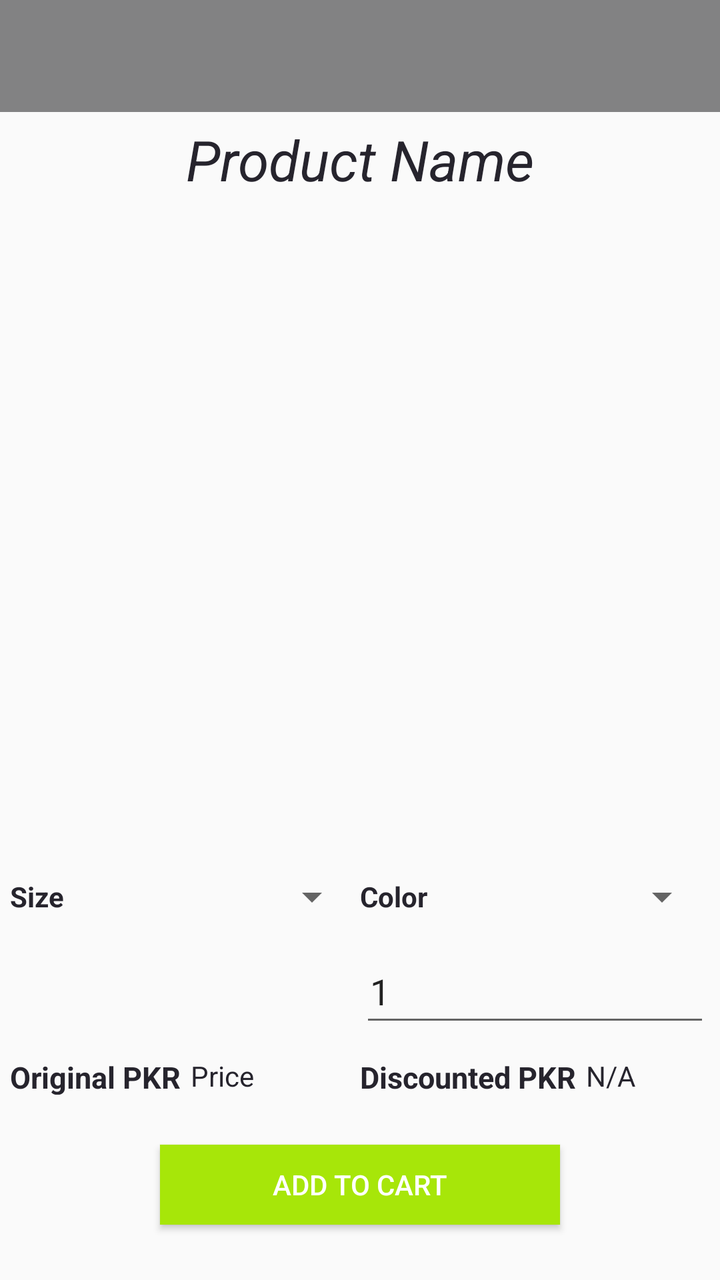
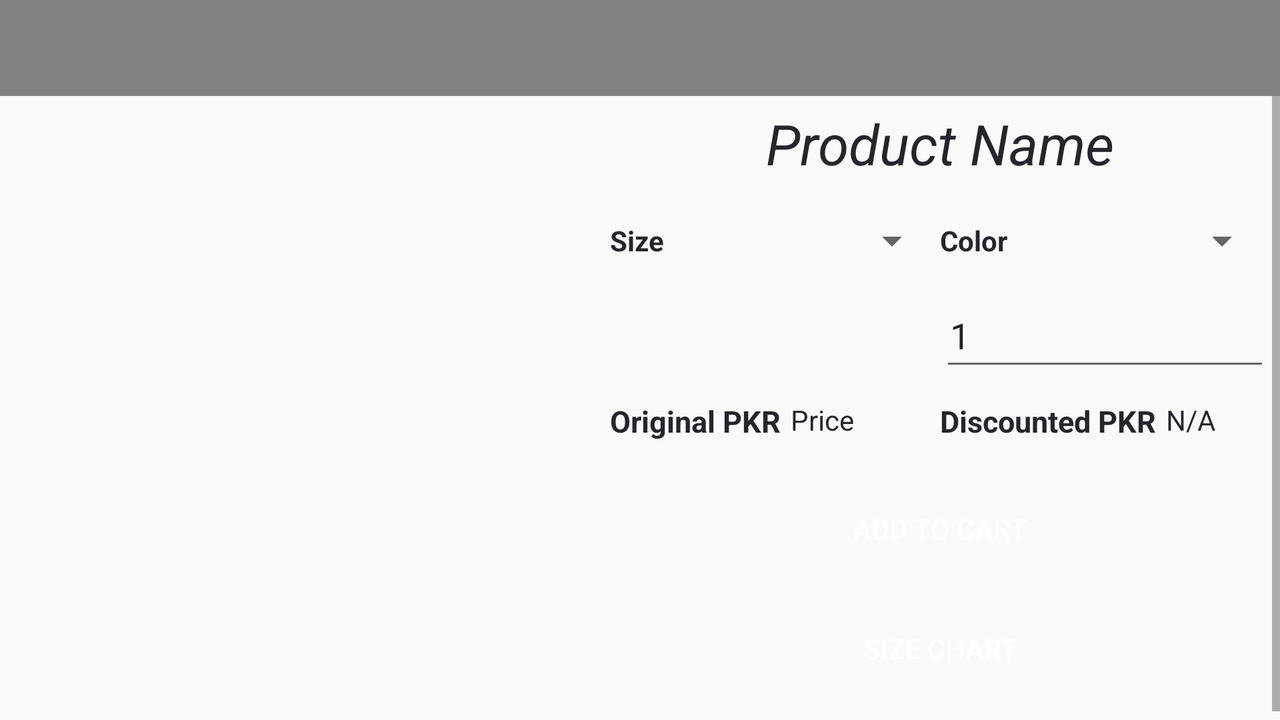

One screen, two layout resources from the same app: the default and the author's alternative for another configuration. Each is rendered where Android would select it; the XML of both is given below.
<!-- AndroidManifest.xml: application theme AppTheme -->
<!-- res/layout/activity_product__details.xml -->
<?xml version="1.0" encoding="utf-8"?>
<LinearLayout xmlns:android="http://schemas.android.com/apk/res/android"
    xmlns:app="http://schemas.android.com/apk/res-auto"
    xmlns:tools="http://schemas.android.com/tools"
    android:layout_width="match_parent"
    android:layout_height="match_parent"
    android:orientation="vertical"
    tools:context="com.filesharing.ch_hamza.jacquard.Activeties.Product_Details">
    <include layout="@layout/action_bar">    </include>
    <ScrollView
        android:layout_width="match_parent"
        android:layout_height="match_parent"
        android:orientation="vertical"
        >
        <LinearLayout
            android:layout_width="match_parent"
            android:layout_height="match_parent"
            android:orientation="vertical">
            <TextView
                android:layout_width="match_parent"
                android:layout_height="wrap_content"
                android:hint="Product Name"
                android:textStyle="italic"
                android:gravity="center"
                android:textColor="@color/jumbo"
                android:id="@+id/p_name"
                android:padding="5dp"
                android:textColorHint="@color/jumbo"
                android:textSize="28dp"/>
            <ImageView
                android:layout_width="300dp"
                android:layout_height="300dp"
                android:layout_marginBottom="20dp"
                android:layout_gravity="center"
                android:id="@+id/p_image"/>
            <LinearLayout
                android:layout_width="match_parent"
                android:layout_height="wrap_content"
                android:weightSum="2"
                android:layout_margin="5dp"
                android:id="@+id/spinners"
                android:orientation="horizontal">
                <LinearLayout
                    android:layout_width="match_parent"
                    android:layout_weight="1"
                    android:layout_height="wrap_content">
                    <TextView
                        android:layout_width="70dp"
                        android:layout_height="match_parent"
                        android:text="Size"
                        android:textStyle="bold"
                        android:textColor="@color/jumbo"
                        android:gravity="center_vertical"
                        />
                    <Spinner
                        android:layout_width="match_parent"
                        android:layout_height="40dp"
                        android:gravity="center"
                        android:id="@+id/spinner_size"
                        android:textAlignment="center"
                        >

                    </Spinner>
                </LinearLayout>

                <LinearLayout
                    android:layout_width="match_parent"
                    android:layout_weight="1"
                    android:layout_height="wrap_content">
                    <TextView
                        android:layout_width="70dp"
                        android:layout_height="match_parent"
                        android:textStyle="bold"

                        android:text="Color"
                        android:textColor="@color/jumbo"
                        android:gravity="center_vertical"
                        />

                    <Spinner
                        android:layout_width="match_parent"
                        android:layout_height="40dp"
                        android:layout_weight="1"
                        android:id="@+id/spinner_color"
                        android:layout_marginLeft="10dp"
                        android:textAlignment="center"
                        android:gravity="center">
                    </Spinner>
                </LinearLayout>


            </LinearLayout>
            <LinearLayout
                android:layout_width="match_parent"
                android:weightSum="2"

                android:layout_margin="5dp"
                android:layout_height="wrap_content"
                android:orientation="horizontal">
                <TextView
                    android:layout_width="match_parent"
                    android:layout_height="40dp"
                    android:layout_weight="1"
                    android:id="@+id/tv_qnty"
                    android:gravity="left"
                    android:textColor="@color/jumbo" />

                <EditText
                    android:layout_width="match_parent"
                    android:gravity="left"
                    android:layout_height="40dp"
                    android:layout_weight="1"
                    android:hint="1"
                    android:text="1"
                    android:padding="5dp"
                    android:inputType="number"
                    android:id="@+id/ed_qty"/>
            </LinearLayout>
            <LinearLayout
                android:layout_width="match_parent"
                android:weightSum="2"
                android:layout_height="wrap_content"
                android:orientation="horizontal">




            </LinearLayout>

            <LinearLayout
                android:layout_width="match_parent"
                android:layout_height="wrap_content"
                android:weightSum="2"
                android:layout_margin="5dp"
                android:layout_marginLeft="5dp"
                android:orientation="horizontal">
                <LinearLayout
                    android:layout_width="match_parent"
                    android:layout_weight="1"
                    android:layout_height="match_parent">
                    <TextView
                        android:layout_width="wrap_content"
                        android:layout_height="match_parent"
                        android:gravity="center"
                        android:textColor="@color/jumbo"
                        android:text="Original PKR"
                        android:textSize="15sp"
                        android:textStyle="bold"
                        android:layout_gravity="center" />
                    <TextView
                        android:layout_width="match_parent"
                        android:layout_height="wrap_content"
                        android:layout_marginLeft="5dp"
                        android:id="@+id/tv_price"
                        android:textColor="@color/jumbo"
                        android:textSize="14dp"
                        android:hint="Price"
                        android:layout_gravity="center"
                        android:textColorHint="@color/jumbo" />
                </LinearLayout>
                <LinearLayout
                    android:layout_width="match_parent"
                    android:layout_weight="1"
                    android:layout_height="match_parent">
                    <TextView
                        android:layout_width="wrap_content"
                        android:layout_height="match_parent"
                        android:gravity="center"
                        android:textColor="@color/jumbo"
                        android:text="Discounted PKR"
                        android:textSize="15sp"
                        android:textStyle="bold"
                        android:layout_gravity="center" />
                    <TextView
                        android:layout_width="match_parent"
                        android:layout_height="wrap_content"
                        android:layout_marginLeft="5dp"
                        android:id="@+id/tv_disprice"
                        android:textColor="@color/jumbo"
                        android:textSize="14dp"
                        android:hint="N/A"
                        android:layout_gravity="center"
                        android:textColorHint="@color/jumbo" />
                </LinearLayout>
            </LinearLayout>
            <Button
                android:layout_gravity="center"
                android:layout_width="200dp"
                android:layout_height="40dp"
                android:id="@+id/buy"
                android:layout_marginTop="20dp"
                android:layout_marginBottom="20dp"
                android:background="@color/green"
                android:textColor="@color/white"
                android:text="Add To Cart"/>

        </LinearLayout>
    </ScrollView>


</LinearLayout>
<!-- res/layout/action_bar.xml (included above) -->
<?xml version="1.0" encoding="utf-8"?>
<android.support.constraint.ConstraintLayout xmlns:android="http://schemas.android.com/apk/res/android"
    android:layout_width="match_parent"
    android:layout_height="wrap_content"
    xmlns:app="http://schemas.android.com/apk/res-auto">
    <android.support.v7.widget.Toolbar
        android:id="@+id/bar"
        android:layout_width="match_parent"
        android:layout_height="?attr/actionBarSize"
        app:layout_scrollFlags="scroll|enterAlways"
        android:background="@color/grey"
        app:popupTheme="@style/ThemeOverlay.AppCompat.Light">

        <ImageView
            android:layout_width="120dp"
            android:layout_height="match_parent"
            android:layout_gravity="left"/>
        <ImageView
            android:layout_width="40dp"
            android:layout_height="40dp"
            android:layout_gravity="right"
            android:layout_marginRight="20dp"
            android:id="@+id/bag"
            />
    </android.support.v7.widget.Toolbar>

</android.support.constraint.ConstraintLayout>
<!-- resources referenced by this layout -->
<resources>
  <color name="green">#a7e609</color>
  <color name="grey">#828283</color>
  <color name="jumbo">#26242d</color>
  <color name="white">#FFFFFF</color>
  <style name="AppTheme" parent="Theme.AppCompat.Light.NoActionBar">
          
          <item name="colorPrimary">@color/colorPrimary</item>
          <item name="colorPrimaryDark">@color/colorPrimaryDark</item>
          <item name="colorAccent">@color/colorAccent</item>
          <item name="colorgrey">@color/colorgrey</item>
          <item name="colorwhite">@color/colorwhite</item>
      </style>
  <color name="colorPrimary">#3F51B5</color>
  <color name="colorPrimaryDark">#303F9F</color>
  <color name="colorAccent">#FF4081</color>
  <color name="colorwhite">#ffff</color>
</resources>
<!-- res/layout-land/activity_product__details.xml (the author's variant of the layout above) -->
<!-- drawn on the phone turned sideways -->
<?xml version="1.0" encoding="utf-8"?>
<LinearLayout xmlns:android="http://schemas.android.com/apk/res/android"
    xmlns:app="http://schemas.android.com/apk/res-auto"
    xmlns:tools="http://schemas.android.com/tools"
    android:layout_width="match_parent"
    android:layout_height="match_parent"
    android:orientation="vertical"
    tools:context="com.filesharing.ch_hamza.jacquard.Activeties.Product_Details">
    <include layout="@layout/action_bar">    </include>
    <ScrollView
        android:layout_width="match_parent"
        android:layout_height="match_parent"
        android:orientation="vertical"
        >
        <LinearLayout
            android:layout_width="match_parent"
            android:layout_height="match_parent"
            android:orientation="horizontal">
            <RelativeLayout
                android:layout_width="wrap_content"
                android:layout_height="match_parent">

                <ImageView
                    android:id="@+id/p_image"
                    android:layout_width="300dp"
                    android:layout_height="300dp"
                    android:layout_alignParentLeft="true"
                    android:layout_alignParentStart="true"
                    android:layout_alignParentTop="true"
                    android:layout_gravity="center" />
            </RelativeLayout>
<LinearLayout
    android:layout_width="match_parent"
    android:layout_height="wrap_content"
    android:orientation="vertical">
    <TextView
        android:layout_width="match_parent"
        android:layout_height="wrap_content"
        android:hint="Product Name"
        android:textStyle="italic"
        android:gravity="center"
        android:textColor="@color/jumbo"
        android:id="@+id/p_name"
        android:padding="5dp"
        android:textColorHint="@color/jumbo"
        android:textSize="28dp"/>
    <LinearLayout
        android:layout_width="match_parent"
        android:layout_height="wrap_content"
        android:weightSum="2"
        android:layout_margin="5dp"
        android:id="@+id/spinners"
        android:orientation="horizontal">
        <LinearLayout
            android:layout_width="match_parent"
            android:layout_weight="1"
            android:layout_height="wrap_content">
            <TextView
                android:layout_width="70dp"
                android:layout_height="match_parent"
                android:text="Size"
                android:textStyle="bold"
                android:textColor="@color/jumbo"
                android:gravity="center_vertical"
                />
            <Spinner
                android:layout_width="match_parent"
                android:layout_height="40dp"
                android:gravity="center"
                android:id="@+id/spinner_size"
                android:textAlignment="center"
                >

            </Spinner>
        </LinearLayout>

        <LinearLayout
            android:layout_width="match_parent"
            android:layout_weight="1"
            android:layout_height="wrap_content">
            <TextView
                android:layout_width="70dp"
                android:layout_height="match_parent"
                android:textStyle="bold"

                android:text="Color"
                android:textColor="@color/jumbo"
                android:gravity="center_vertical"
                />

            <Spinner
                android:layout_width="match_parent"
                android:layout_height="40dp"
                android:layout_weight="1"
                android:id="@+id/spinner_color"
                android:layout_marginLeft="10dp"
                android:textAlignment="center"
                android:gravity="center">
            </Spinner>
        </LinearLayout>


    </LinearLayout>
    <LinearLayout
        android:layout_width="match_parent"
        android:weightSum="2"

        android:layout_margin="5dp"
        android:layout_height="wrap_content"
        android:orientation="horizontal">
        <TextView
            android:layout_width="match_parent"
            android:layout_height="40dp"
            android:layout_weight="1"
            android:id="@+id/tv_qnty"
            android:gravity="left"
            android:textColor="@color/jumbo" />

        <EditText
            android:layout_width="match_parent"
            android:gravity="left"
            android:layout_height="40dp"
            android:layout_weight="1"
            android:hint="1"
            android:text="1"
            android:padding="5dp"
            android:inputType="number"
            android:id="@+id/ed_qty"/>
    </LinearLayout>
    <LinearLayout
        android:layout_width="match_parent"
        android:weightSum="2"
        android:layout_height="wrap_content"
        android:orientation="horizontal">




    </LinearLayout>

    <LinearLayout
        android:layout_width="match_parent"
        android:layout_height="wrap_content"
        android:weightSum="2"
        android:layout_margin="5dp"
        android:layout_marginLeft="5dp"
        android:orientation="horizontal">
        <LinearLayout
            android:layout_width="match_parent"
            android:layout_weight="1"
            android:layout_height="match_parent">
            <TextView
                android:layout_width="wrap_content"
                android:layout_height="match_parent"
                android:gravity="center"
                android:textColor="@color/jumbo"
                android:text="Original PKR"
                android:textSize="15sp"
                android:textStyle="bold"
                android:layout_gravity="center" />
            <TextView
                android:layout_width="match_parent"
                android:layout_height="wrap_content"
                android:layout_marginLeft="5dp"
                android:id="@+id/tv_price"
                android:textColor="@color/jumbo"
                android:textSize="14dp"
                android:hint="Price"
                android:layout_gravity="center"
                android:textColorHint="@color/jumbo" />
        </LinearLayout>
        <LinearLayout
            android:layout_width="match_parent"
            android:layout_weight="1"
            android:layout_height="match_parent">
            <TextView
                android:layout_width="wrap_content"
                android:layout_height="match_parent"
                android:gravity="center"
                android:textColor="@color/jumbo"
                android:text="Discounted PKR"
                android:textSize="15sp"
                android:textStyle="bold"
                android:layout_gravity="center" />
            <TextView
                android:layout_width="match_parent"
                android:layout_height="wrap_content"
                android:layout_marginLeft="5dp"
                android:id="@+id/tv_disprice"
                android:textColor="@color/jumbo"
                android:textSize="14dp"
                android:hint="N/A"
                android:layout_gravity="center"
                android:textColorHint="@color/jumbo" />
        </LinearLayout>
    </LinearLayout>
    <Button
        android:layout_gravity="center"
        android:layout_width="200dp"
        android:layout_height="40dp"
        android:id="@+id/buy"
        android:layout_marginTop="20dp"
        android:layout_marginBottom="20dp"
        android:background="@color/jaqard"
        android:textColor="@color/white"
        android:text="Add To Cart"/>
    <Button
        android:layout_gravity="center"
        android:layout_width="200dp"
        android:layout_height="40dp"
        android:id="@+id/sizechart"
        android:layout_marginBottom="20dp"
        android:background="@color/jaqard"
        android:textColor="@color/white"
        android:text="Size Chart"/>

</LinearLayout>

        </LinearLayout>
    </ScrollView>


</LinearLayout>
<!-- resources referenced by the variant -->
<!-- as the phone turned sideways resolves them -->
<resources>
  <color name="grey">#828283</color>
  <color name="jumbo">#26242d</color>
  <color name="white">#FFFFFF</color>
  <style name="AppTheme" parent="Theme.AppCompat.Light.NoActionBar">
          
          <item name="colorPrimary">@color/colorPrimary</item>
          <item name="colorPrimaryDark">@color/colorPrimaryDark</item>
          <item name="colorAccent">@color/colorAccent</item>
          <item name="colorgrey">@color/colorgrey</item>
          <item name="colorwhite">@color/colorwhite</item>
      </style>
  <color name="colorPrimary">#3F51B5</color>
  <color name="colorPrimaryDark">#303F9F</color>
  <color name="colorAccent">#FF4081</color>
  <color name="colorwhite">#ffff</color>
</resources>
